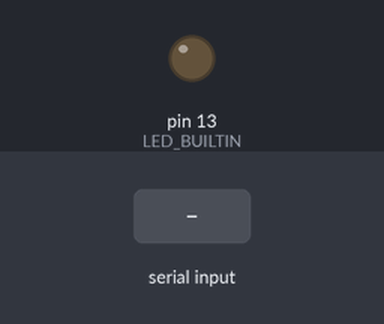
Bench run of a sketch on a simulated Arduino Uno, built with avr-gcc and run on an emulated ATmega328P. Parts: output pins drawn as LEDs (lit = HIGH). The inputs (shaded band) are chosen by the test bench.

Above: at 1.2 s.
1.3 s: "1" received over Serial
At 2.0 s:
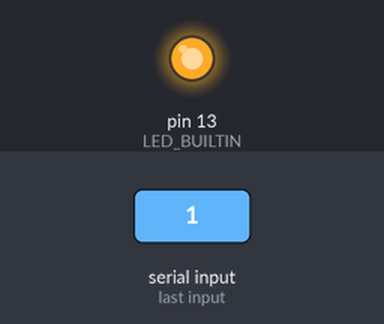
2.8 s: "0" received over Serial
At 3.1 s:
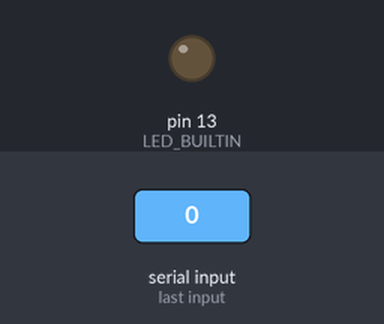
Timing chart, 0 to 5.8 s (numbered marks = the images above; inputs shaded):
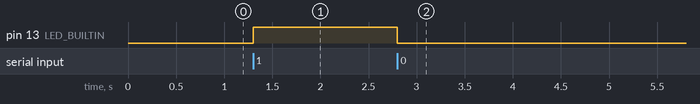

The sketch:

Quest1.ino
```cpp
int count = 0;
unsigned long previous_time, current_time=0;

boolean count_state=true;
volatile boolean state = false;

void setup(){

    pinMode(LED_BUILTIN,OUTPUT);
    Serial.begin(9600);

    previous_time = millis();
}

void loop(){
    digitalWrite(LED_BUILTIN,state);

    current_time = millis();

    if (current_time-previous_time>=300){
        previous_time = current_time;


        }
}

void serialEvent(){
    if(Serial.available()>0){
        char Receive_Data;
        Receive_Data = Serial.read();

        switch (Receive_Data)
        {
        case '0':
            state = false;
            break;

        case '1':
            state = true;
            break;

        default:
            state = false;
        break;
        }
    }
}
```

Measured:
- after the input at 1.3 s, pin 13 (LED_BUILTIN): LOW → HIGH at once
- after the input at 2.8 s, pin 13 (LED_BUILTIN): HIGH → LOW at once
